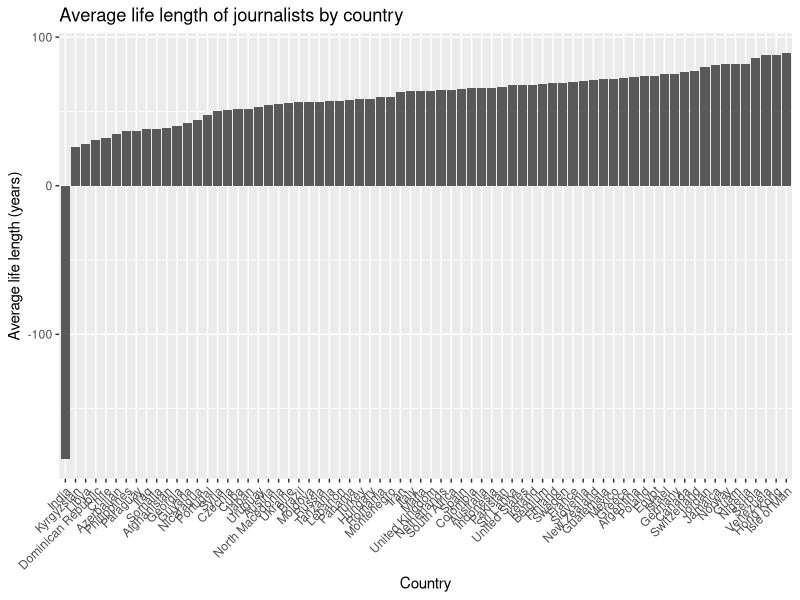

Reproduce this figure in R.
library(tidyverse)

# 1) Read and prepare the journalists data
journalists <- read_csv("journalists.csv") |>
  select(
    "ontology/birthYear",
    "ontology/deathYear",
    "ontology/deathPlace_label"
  ) |>
  rename(
    birth_year  = "ontology/birthYear",
    death_year  = "ontology/deathYear",
    death_place = "ontology/deathPlace_label"
  ) |>
  mutate(
    birth_year  = as.numeric(birth_year),
    death_year  = as.numeric(death_year),
    life_length = death_year - birth_year
  ) |>
  filter(!is.na(life_length), !is.na(death_place))

# 2) Read and prepare the mapping (trim column-name spaces)
mapping <- read_csv("all_country_mapping.csv") |>
  rename_with(str_trim) # fixes columns like " death_country" -> "death_country"

# 3) Join + compute average life length per country
avg_life_by_country <- journalists |>
  left_join(mapping, by = "death_place") |>
  mutate(
    country = case_when(
      death_country == "US" ~ "United States",
      death_country == "UK" ~ "United Kingdom",
      TRUE ~ death_country
    )
  ) |>
  filter(!is.na(country)) |>
  group_by(country) |>
  summarise(
    avg_life_length = mean(life_length, na.rm = TRUE),
    .groups = "drop"
  ) |>
  arrange(desc(avg_life_length))

print(avg_life_by_country)

# 4) Bar graph (vertical)
ggplot(avg_life_by_country, aes(x = reorder(country, avg_life_length), y = avg_life_length)) +
  geom_col() +
  labs(
    x = "Country",
    y = "Average life length (years)",
    title = "Average life length of journalists by country"
  ) +
  theme(axis.text.x = element_text(angle = 45, hjust = 1))

